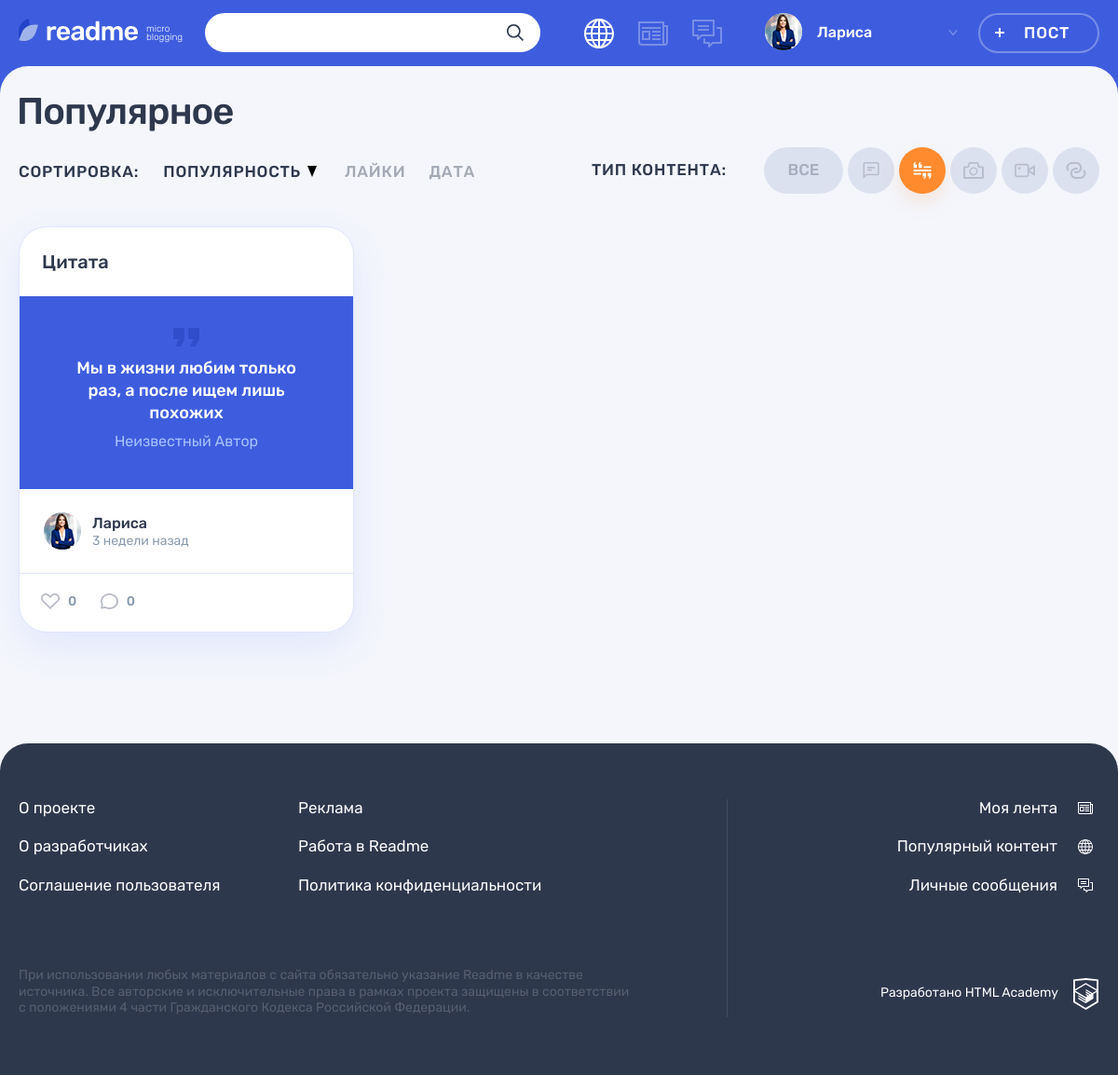
Screenshot of /popular.php?class=2&sort=DESC (signed in) with the database file from the repository.
### tables this page shows
CREATE TABLE IF NOT EXISTS `content_type` (
                                            id INT PRIMARY KEY AUTO_INCREMENT,
                                            `name` VARCHAR(127) NOT NULL UNIQUE,
                                            class VARCHAR(127) NOT NULL
);

CREATE TABLE IF NOT EXISTS `posts` (
                                     id INT PRIMARY KEY AUTO_INCREMENT,
                                     title VARCHAR(90) NOT NULL,
                                     text TEXT,
                                     quote_author VARCHAR(90),
                                     image VARCHAR(255) UNIQUE,
                                     youtube VARCHAR(255),
                                     website_title VARCHAR(255),
                                     website VARCHAR(255),
                                     views INT,
                                     created_at DATETIME NOT NULL DEFAULT NOW(),
                                     updated_at DATETIME NOT NULL DEFAULT NOW(),
                                     user_id INT NOT NULL,
                                     content_type_id INT NOT NULL,
                                     FOREIGN KEY fk_post_user_id_user_id (user_id) REFERENCES `user`(id) ON DELETE CASCADE,
                                     FOREIGN KEY fk_post_content_type_id_content_type_id (content_type_id) REFERENCES content_type(id) ON DELETE CASCADE,
                                     INDEX idx_post_content_type_id (content_type_id),
                                     INDEX idx_post_content_type_id_user_id (user_id, content_type_id)
);

CREATE TABLE IF NOT EXISTS `user` (
                                    id INT PRIMARY KEY AUTO_INCREMENT,
                                    created_at DATETIME NOT NULL DEFAULT NOW(),
                                    updated_at DATETIME NOT NULL DEFAULT NOW(),
                                    login VARCHAR(255) NOT NULL UNIQUE,
                                    user_name VARCHAR(255),
                                    email VARCHAR(255) NOT NULL UNIQUE,
                                    password CHAR(32) NOT NULL,
                                    avatar VARCHAR(255) UNIQUE,
                                    INDEX idx_user_username (login)
);

### helpers.php (called while the page is built, shortened)
<?php
function get_noun_plural_form(?int $number, string $one, string $two, string $many): string
{
    $number = (int)$number;
    $mod10 = $number % 10;
    $mod100 = $number % 100;
    switch (true) {
        case ($mod10 >= 2 && $mod10 <= 4):
            return $two;
    }
}
function include_template($name, array $data = [])
{
    $name = 'templates/' . $name;
    extract($data);
    require $name;
    $result = ob_get_clean();
    return $result;
}
function esc($str) {
    $text = htmlspecialchars($str);
    return $text;
}

### templates/popular-posts.php (the view, shortened to what this page needs)
<div class="container">
    <h1 class="page__title page__title--popular">Популярное</h1>
</div>
<div class="popular container">
    <div class="popular__filters-wrapper">
        <div class="popular__sorting sorting">
            <b class="popular__sorting-caption sorting__caption">Сортировка:</b>
            <ul class="popular__sorting-list sorting__list">
                <li class="sorting__item sorting__item--popular">
                    <a class="sorting__link sorting__link--active" href="<?=$urlSort; ?>">
                        <span>Популярность</span>
                        <svg class="sorting__icon" width="10" height="12">
                            <use xlink:href="#icon-sort"></use>
                        </svg>
                    </a>
                </li>
                <li class="sorting__item">
                    <a class="sorting__link" href="#">
                        <span>Лайки</span>
                    </a>
                </li>
                <li class="sorting__item">
                    <a class="sorting__link" href="#">
                        <span>Дата</span>
                    </a>
                </li>
            </ul>
        </div>
        <div class="popular__filters filters">
            <b class="popular__filters-caption filters__caption">Тип контента:</b>
            <ul class="popular__filters-list filters__list">
                <li class="popular__filters-item popular__filters-item--all filters__item filters__item--all">
                    <a class="filters__button filters__button--ellipse filters__button--all <?=$selectedContentType ? '' : 'filters__button--active'; ?>" href="/popular.php">
                        <span>Все</span>
                    </a>
                </li>
                <?php foreach ($rowsContents as $rowsContent): ?>
                    <li class="popular__filters-item filters__item">
                        <a class="filters__button filters__button--photo button <?=$selectedContentType == $rowsContent['id'] ? 'filters__button--active': '';?> " href="<?='popular.php?class=' . $rowsContent['id'];?> ">
                            <svg class="filters__icon" width="22" height="18">
                                <use xlink:href="#icon-filter-<?=$rowsContent['class'];?>"></use>
                            </svg>
                        </a>
                    </li>
                <?php endforeach; ?>
            </ul>
        </div>
    </div>
    <div class="popular__posts">
        <?php foreach ($rows as $index => $row): ?>
            <?php $today = new DateTimeImmutable(); ?>
            <?php $postDate = new DateTime($row['created_at']); ?>
            <article class="popular__post post post-<?=$row['content_class'];?>">
                <header class="post__header">
                    <h2><a href="/post.php?id=<?=$row['id']; ?>"><?=esc($row['post_title']);?></a></h2>
                </header>
                <div class="post__main">
                    <?php if($row['content_class'] == "quote"): ?>
                        <blockquote>
                            <p>
                                <?=esc($row['post_text']); ?>
                            </p>
                            <cite><?=esc($row['post_quote_author']); ?></cite>
                        </blockquote>
                    <?php elseif($row['content_class'] == "photo"): ?>
                        <div class="post-photo__image-wrapper">
                            <img src="img/<?=$row['post_image']; ?>" alt="Фото от пользователя" width="360" height="240">
                        </div>
                    <?php endif; ?>
                </div>
                <footer class="post__footer">
                    <div class="post__author">
                        <a class="post__author-link" href="#" title="<?=date_format($postDate, "d-m-Y H:i") ?>">
                            <div class="post__avatar-wrapper">
                                <img class="post__author-avatar" src="img/<?=$row['user_avatar'];?>" alt="Аватар пользователя">
                            </div>
                            <div class="post__info">
                                <b class="post__author-name"><?=esc($row['user_name']);?></b>
                                <time class="post__time" datetime=" ">
                                    <?php $diff = $today->diff($postDate); ?>
                                    <?php if ($diff->m >= 1): ?>
                                        <?php $diffString = sprintf('%d %s', $diff->m, get_noun_plural_form($diff->m, ' месяц назад', ' месяца назад', ' месяцев назад')); ?>
                                    <?php elseif ($diff->days / 7 >= 1 && $diff->days / 7 < 5): ?>
                                        <?php $weeks = floor($diff->days / 7); ?>
                                        <?php $diffString = sprintf('%d %s', $weeks, get_noun_plural_form($weeks, ' неделя назад', ' недели назад', ' недель назад')); ?>
                                    <?php elseif ($diff->days >= 1 && $diff->days < 7): ?>
                                        <?php $diffString = sprintf('%d %s', $diff->days, get_noun_plural_form($diff->d, ' день назад', ' дня назад', ' дней назад')); ?>
                                    <?php elseif ($diff->h >= 1 && $diff->h < 24): ?>
                                        <?php $diffString = sprintf('%d %s', $diff->h, get_noun_plural_form($diff->h, ' час назад', ' часа назад', ' часов назад')); ?>
                                    <?php elseif ($diff->i < 60): ?>
                                        <?php $diffString = sprintf('%d %s', $diff->i, get_noun_plural_form($diff->i, ' минута назад', ' минуты назад', ' минут назад')); ?>
                                    <?php endif; ?>
                                    <?=$diffString; ?>
                                </time>
                            </div>
                        </a>
                    </div>
                    <div class="post__indicators">
                        <div class="post__buttons">
                            <a class="post__indicator post__indicator--likes button" href="#" title="Лайк">
                                <svg class="post__indicator-icon" width="20" height="17">
                                    <use xlink:href="#icon-heart"></use>
                                </svg>
                                <span>0</span>
                            </a>
                            <a class="post__indicator post__indicator--comments button" href="#" title="Комментарии">
                                <svg class="post__indicator-icon" width="19" height="17">
                                    <use xlink:href="#icon-comment"></use>
                                </svg>
                                <span>0</span>
                            </a>
                        </div>
                    </div>
                </footer>
            </article>
        <?php endforeach; ?>
    </div>
</div><?php

### rows the page displays
posts: title "Цитата", text "Мы в жизни любим только раз, а после ищем лишь похожих", quote_author "Неизвестный Автор", user.avatar (picture), user.user_name "Лариса", created_at "3 недели назад"

### other values shown
$_SESSION['user']['user_name'] "Лариса"
